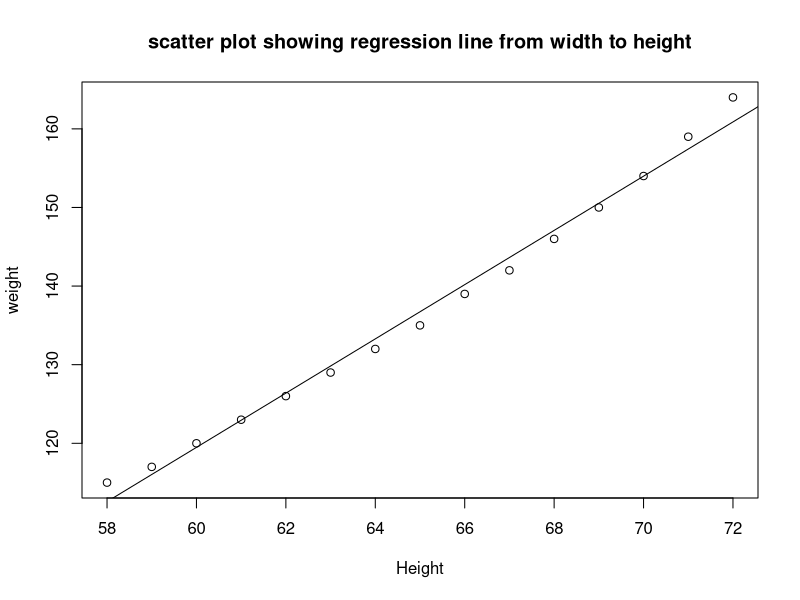

Reproduce this figure in R.

# demo used the data set women two varibales H and W
str(women)
head(women)

simple_linear_model <- lm(weight ~ height, data = women)

simple_linear_model

# width = -87.52 + 3.45 * height
plot (women$height, women$weight,
      xlab = "Height",
      ylab = "weight",
      main = "scatter plot showing regression line from width to height")

abline(simple_linear_model)

summary(simple_linear_model)

# residuals provide quick view of the disstribution of the residuels 
# which bythe defination have a mean 0
# therfore the median should not be far from zero 
# and the min and max should be roughly equal to absolute value. 
# residuka standard error or the RSE, R2, F statistics are metrics
# used to check hoe the models fits the data

# the standard erro SE defines the accuracy of the beta coffeecients 
# for the given beta cofffeciets, the SE reflects how the coeffecients 
# varies under repeat sampling. 
# it can used to compute CI and t-statistics.


# the corelation coeffecient measure the level of association between two variables and 
# ranges from -1 (perfecet negative corelation) to +1 (perfect positive correlation )
# A value close to 0 = weak relationship 
# a low correlation (-0.2 <x <0.2) indicateds that a lot of the variation 
# of the outcome y against predictor x is unexplained and 
# we should then look for better predictors values

cor(women$height, women$weight)



